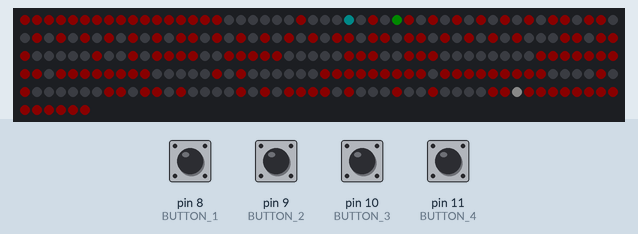
Simulated run of this sketch. Board: Arduino Uno, built with avr-gcc and run on an emulated ATmega328P. Shown: 256 RGB LEDs in strip order, left to right, continuing on the next row. Inputs (shaded band) come from the test bench; at power-on: pin 8 (BUTTON_1), pin 9 (BUTTON_2), pin 10 (BUTTON_3), pin 11 (BUTTON_4) LOW. Dim RGB values are drawn brighter than linear; random numbers use the default seed unless the sketch sets one; what the sketch prints to the serial monitor is not drawn.

1.3 s: pin 9 (BUTTON_2) pulled HIGH for 1 s
Above: at 2.5 s.
3.8 s: pin 8 (BUTTON_1) pulled HIGH for 1 s
6.3 s: pin 10 (BUTTON_3) pulled HIGH for 1 s
8.8 s: pin 11 (BUTTON_4) pulled HIGH for 1 s
11.3 s: pin 11 (BUTTON_4) pulled HIGH for 0.15 s
12.9 s: pin 8 (BUTTON_1) pulled HIGH for 1 s
Timing chart, 0 to 15.9 s (numbered marks = the images above; inputs shaded):
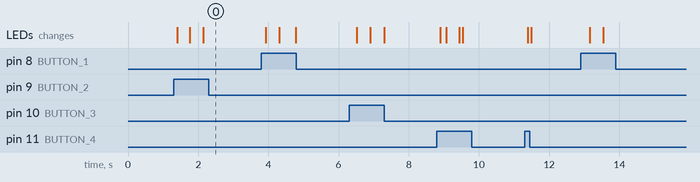

Measured:
- after the input at 1.3 s, the LEDs: change after 0.10 s (image 0)

The sketch:

sketch_main.ino
```cpp
#include <FastLED.h>
#include "Maps.h"

#define LED_PIN 13
#define NUM_LEDS 256
#define BRIGHTNESS 10
// #define WALL wall_3
// #define WALL_SIZE wall_3_size
#define BUTTON_1 8    //go up
#define BUTTON_2 9    //go down
#define BUTTON_3 10   //go right
#define BUTTON_4 11   //go left

byte pc_pos;
byte pc_can_move = 0;

byte button_state = 0;

byte a[16][16];
int crt_pos = -1;
boolean generate = false;
boolean win = false;
boolean lost = false;

byte selected = 0;

CRGB leds[NUM_LEDS];
const byte debounce_delay = 90; //milliseconds to wait until stable

boolean debounce(int pin){

  boolean state;
  boolean previous_state;

  previous_state = digitalRead(pin);

  for(int cnt = 0; cnt < debounce_delay; cnt++){

    delay(1);
    state = digitalRead(pin);

    if(state != previous_state){

      cnt = 0;
      previous_state = state;
    }
  }

  return state;
}

void matrix_init(){

      byte cnt = 0;

      for(int j = 15; j >= 0; j--){

        if(j % 2 == 1){
            for(int i = 15; i >= 0; i--){
                a[i][j] = cnt;
                cnt++;
            }
        }else{

            for(int i = 0; i <= 15; i++){
                a[i][j] = cnt;
                cnt++;
            }
        }

    }

}

void generate_maze(const byte wall[], const byte wall_size){

   for(int i = 0; i < wall_size; i++){
    leds[wall[i]] = CRGB(255, 0, 0);
  }

  leds[wall[wall_size]] = CRGB(0, 255, 0);  //starting point
  leds[wall[wall_size+1]] = CRGB(255, 255, 255);  //finish

  crt_pos = wall[wall_size]; //current position = starting point
}

byte found_j(int pos){

  for(int i = 0; i < 16; i++)
    for(int j = 0; j < 16; j++){

      if(a[i][j] == pos){
        return j;
      }
    }
}

byte found_i(int pos){

  for(int i = 0; i < 16; i++)
    for(int j = 0; j < 16; j++){

      if(a[i][j] == pos){
        return i;
      }
    }
}

boolean is_wall(byte led, const byte wall[], const byte wall_size){

  for(int i = 0; i < wall_size; i++){
    if(wall[i] == led){
      return true;
    }
  }

  return false;
}

boolean is_finish(byte led, const byte wall[], const byte wall_size){

  if(led == wall[wall_size+1]){
    return true;
  }

  return false;

}

boolean is_pc_pos(byte led){  //next move

  if(led == pc_pos){
    return true;
  }

  return false;
}

boolean is_pc_over_crt(byte led){ //next move

  if(led == crt_pos){
    return true;
  }

  return false;
}

void advance_up(const byte wall[], const byte wall_size){

  byte i = found_i(crt_pos);
  byte j = found_j(crt_pos);

  if(is_pc_pos(a[i-1][j])){ //pc_pos can't be a wall
    lost = true;
    return;
  }

  if(!is_wall(a[i-1][j], wall, wall_size + 1))  //starting point included
  {
        // debugging session:
        // Serial.print(F("in up: "));
        // Serial.println(a[i-1][j]);


        leds[crt_pos] = CRGB::Black;
        leds[a[i-1][j]] = CRGB(0, 255, 0);
        crt_pos = a[i-1][j];

        if(leds[wall[wall_size]] != CRGB(255, 0, 0))
            leds[wall[wall_size]] = CRGB(255, 0, 0);

        FastLED.show();

        if(is_finish(crt_pos, wall, wall_size)){
            //Serial.println("win");
            win = true;
            return;
        }

  }

}

void advance_down(const byte wall[], const byte wall_size){

  byte i = found_i(crt_pos);
  byte j = found_j(crt_pos);

  if(is_pc_pos(a[i+1][j])){
    lost = true;
    return;
  }

  if(!is_wall(a[i+1][j], wall, wall_size + 1))
  {
        // debugging session:
        // Serial.print(F("in down: "));
        // Serial.println(a[i+1][j]);


        leds[crt_pos] = CRGB::Black;
        leds[a[i+1][j]] = CRGB(0, 255, 0);
        crt_pos = a[i+1][j];

        if(leds[wall[wall_size]] != CRGB(255, 0, 0))
          leds[wall[wall_size]] = CRGB(255, 0, 0);

        FastLED.show();

        if(is_finish(crt_pos, wall, wall_size)){
            //Serial.println("win");
            win = true;
            return;
        }

  }

}

void advance_left(const byte wall[], const byte wall_size){

  byte i = found_i(crt_pos);
  byte j = found_j(crt_pos);

  if(is_pc_pos(a[i][j-1])){
    lost = true;
    return;
  }

  if(!is_wall(a[i][j-1], wall, wall_size + 1))
  {
        // debugging session:
        // Serial.print(F("in left: "));
        // Serial.println(a[i][j-1]);

        leds[crt_pos] = CRGB::Black;
        leds[a[i][j-1]] = CRGB(0, 255, 0);
        crt_pos = a[i][j-1];

        if(leds[wall[wall_size]] != CRGB(255, 0, 0))
          leds[wall[wall_size]] = CRGB(255, 0, 0);

        FastLED.show();

        if(is_finish(crt_pos, wall, wall_size)){
            //Serial.println("win");
            win = true;
            return;
        }

  }

}

void advance_right(const byte wall[], const byte wall_size){

  byte i = found_i(crt_pos);
  byte j = found_j(crt_pos);

  if(is_pc_pos(a[i][j+1])){
    lost = true;
    return;
  }

  if(!is_wall(a[i][j+1], wall, wall_size + 1))
  {
        // debugging session:
        // Serial.print(F("in right: "));
        // Serial.println(a[i][j+1]);


        leds[crt_pos] = CRGB::Black;
        leds[a[i][j+1]] = CRGB(0, 255, 0);
        crt_pos = a[i][j+1];

        if(leds[wall[wall_size]] != CRGB(255, 0, 0))
          leds[wall[wall_size]] = CRGB(255, 0, 0);

        FastLED.show();

        if(is_finish(crt_pos, wall, wall_size)){
            //Serial.println("win");
            win = true;
            return;
        }

  }

}

void display_win(){

  FastLED.clear();

  for(int i = 240; i <= 255; i++){
    leds[i] = CRGB(255, 0, 0);
  }

  for(int i = 218; i <= 220; i++){
    leds[i] = CRGB(255, 0, 0);
  }

  for(int i = 176; i <= 191; i++){
    leds[i] = CRGB(255, 0, 0);
  }

  for(int i = 146; i <= 159; i++){
    leds[i] = CRGB(255, 0, 0);
  }

  for(int i = 112; i <= 127; i++){
    leds[i] = CRGB(255, 0, 0);
  }

  for(int i = 96; i <= 111; i++){
    leds[i] = CRGB(255, 0, 0);
  }

  for(int i = 16; i <= 31; i++){
    leds[i] = CRGB(255, 0, 0);
  }

  for(int i = 0; i <= 15; i++){
    leds[i] = CRGB(255, 0, 0);
  }

  leds[83] = CRGB(255, 0, 0);
  leds[84] = CRGB(255, 0, 0);
  leds[74] = CRGB(255, 0, 0);
  leds[75] = CRGB(255, 0, 0);
  leds[54] = CRGB(255, 0, 0);
  leds[53] = CRGB(255, 0, 0);
  leds[40] = CRGB(255, 0, 0);
  leds[41] = CRGB(255, 0, 0);

  leds[225] = CRGB(255, 0, 0);
  leds[226] = CRGB(255, 0, 0);

  leds[193] = CRGB(255, 0, 0);
  leds[194] = CRGB(255, 0, 0);

  leds[144] = CRGB(255, 0, 0);

  FastLED.show();

}

void load_map(byte selected){

   switch(selected){

      case 1:
        generate_maze(wall_1, wall_1_size);
        break;

      case 2:
        generate_maze(wall_2, wall_2_size);
        break;

      case 3:
        generate_maze(wall_3, wall_3_size);
        break;

    }
}

void advance_select(byte button, byte selected){

  if(button == 1){  //1 for up

    switch(selected){

      case 1:
        advance_up(wall_1, wall_1_size);
        break;

      case 2:
        advance_up(wall_2, wall_2_size);
        break;

      case 3:
        advance_up(wall_3, wall_3_size);
        break;
    }


  }else
  if(button == 2){  //2 for down

    switch(selected){

      case 1:
        advance_down(wall_1, wall_1_size);
        break;

      case 2:
        advance_down(wall_2, wall_2_size);
        break;

      case 3:
        advance_down(wall_3, wall_3_size);
        break;
      }

    }else
    if(button == 3){  //3 for right

      switch(selected){

      case 1:
        advance_right(wall_1, wall_1_size);
        break;

      case 2:
        advance_right(wall_2, wall_2_size);
        break;

      case 3:
        advance_right(wall_3, wall_3_size);
        break;

      }

    }else
    if(button == 4){ //4 for left

      switch(selected){

      case 1:
        advance_left(wall_1, wall_1_size);
        break;

      case 2:
        advance_left(wall_2, wall_2_size);
        break;

      case 3:
        advance_left(wall_3, wall_3_size);
        break;

      }

    }

}

void pc_init(byte selected){

  randomSeed(millis()); //1193 hours available

  for(;;){

    pc_pos = random(256);

    // debugging session:
    // Serial.println(F("iteration:"));
    // Serial.println(pc_pos);
    // Serial.println(is_wall(pc_pos, wall_1, wall_1_size));
    // Serial.println(is_wall(pc_pos, wall_2, wall_2_size));
    // Serial.println(is_wall(pc_pos, wall_3, wall_3_size));
    // Serial.println("-----------\n");

    if(selected == 1){

      if(is_wall(pc_pos, wall_1, wall_1_size + 2)){
        continue;               //starting + finish point included
      }else{
        break;
      }
    }
    else
    if(selected == 2){

      if(is_wall(pc_pos, wall_2, wall_2_size + 2)){
        continue;
      }else{
        break;
      }
    }
    else
    if(selected == 3){

      if(is_wall(pc_pos, wall_3, wall_3_size + 2)){
        continue;
      }else{
        break;
      }
    }


  }

  leds[pc_pos] = CRGB(0, 255, 255);

  Serial.print(F("pc_pos: "));
  Serial.println(pc_pos);
}

void pc_advance_up(const byte wall[], const byte wall_size){

  byte i = found_i(pc_pos);
  byte j = found_j(pc_pos);

  Serial.print(F("selected: "));
  Serial.println(selected);
  Serial.print(F("wall_size: "));
  Serial.println(wall_size);

  Serial.println(F("pc advance_up to: "));
  Serial.print(a[i-1][j]);
  Serial.print(F("-"));
  Serial.println(is_wall(a[i-1][j], wall, wall_size + 2));
  Serial.println(F("--------------\n"));

  if(is_pc_over_crt(a[i-1][j])){  //crt_pos can't be a wall
    lost = true;
    return;
  }


  if(!is_wall(a[i-1][j], wall, wall_size + 2))
  {                                 //starting + finish point included
        // debugging session:
        // Serial.print("in up: ");
        // Serial.println(a[i-1][j]);


        leds[pc_pos] = CRGB::Black;
        leds[a[i-1][j]] = CRGB(0, 255, 255);
        pc_pos = a[i-1][j];

        FastLED.show();

        pc_can_move = 1;
  }


}

void pc_advance_down(const byte wall[], const byte wall_size){

  byte i = found_i(pc_pos);
  byte j = found_j(pc_pos);

  Serial.print(F("selected: "));
  Serial.println(selected);
  Serial.print(F("wall_size: "));
  Serial.println(wall_size);

  Serial.println(F("pc advance_down to:"));
  Serial.print(a[i+1][j]);
  Serial.print(F("-"));
  Serial.println(is_wall(a[i+1][j], wall, wall_size + 2));
  Serial.println(F("--------------\n"));

  if(is_pc_over_crt(a[i+1][j])){
    lost = true;
    return;
  }

  if(!is_wall(a[i+1][j], wall, wall_size + 2))
  {                                 //starting + finish point included
        // debugging session:
        // Serial.print("in up: ");
        // Serial.println(a[i-1][j]);


        leds[pc_pos] = CRGB::Black;
        leds[a[i+1][j]] = CRGB(0, 255, 255);
        pc_pos = a[i+1][j];

        FastLED.show();

        pc_can_move = 1;

  }

}

void pc_advance_left(const byte wall[], const byte wall_size){

  byte i = found_i(pc_pos);
  byte j = found_j(pc_pos);

  Serial.print(F("selected: "));
  Serial.println(selected);
  Serial.print(F("wall_size: "));
  Serial.println(wall_size);

  Serial.println(F("pc advance_left to: "));
  Serial.print(a[i][j-1]);
  Serial.print(F("-"));
  Serial.println(is_wall(a[i][j-1], wall, wall_size + 2));
  Serial.println(F("--------------\n"));

  if(is_pc_over_crt(a[i][j-1])){
    lost = true;
    return;
  }

  if(!is_wall(a[i][j-1], wall, wall_size + 2))
  {                                 //starting + finish point included
        // debugging session:
        // Serial.print("in up: ");
        // Serial.println(a[i-1][j]);


        leds[pc_pos] = CRGB::Black;
        leds[a[i][j-1]] = CRGB(0, 255, 255);
        pc_pos = a[i][j-1];

        FastLED.show();

        pc_can_move = 1;

  }


}

void pc_advance_right(const byte wall[], const byte wall_size){

  byte i = found_i(pc_pos);
  byte j = found_j(pc_pos);

  Serial.print(F("selected: "));
  Serial.println(selected);
  Serial.print(F("wall_size: "));
  Serial.println(wall_size);

  Serial.println(F("pc advance_right to: "));
  Serial.print(a[i][j+1]);
  Serial.print(F("-"));
  Serial.println(is_wall(a[i][j+1], wall, wall_size + 2));
  Serial.println(F("--------------\n"));

  if(is_pc_over_crt(a[i][j+1])){
    lost = true;
    return;
  }

  if(!is_wall(a[i][j+1], wall, wall_size + 2))
  {                                 //starting + finish point included
        // debugging session:
        // Serial.print("in up: ");
        // Serial.println(a[i-1][j]);


        leds[pc_pos] = CRGB::Black;
        leds[a[i][j+1]] = CRGB(0, 255, 255);
        pc_pos = a[i][j+1];

        FastLED.show();

        pc_can_move = 1;

  }

}

void pc_advance(byte selected){

  //usage of:
  //char pc_moves[4][6] = {"up", "down", "right", "left"};

  randomSeed(millis()); //1193 hours available

  for(;;){    //one advance per iteration

  byte move = random(4);
  //0 for up, 1 for down, 2 for right, 3 for left

  // Serial.print("move: ");
  // Serial.println(move);
  // Serial.println("----------\n");

  if(move == 0){  //up


    switch(selected){

      case 1:
        pc_advance_up(wall_1, wall_1_size);
        break;

      case 2:
        pc_advance_up(wall_2, wall_2_size);
        break;

      case 3:
        pc_advance_up(wall_3, wall_3_size);
        break;

    }

  }else
  if(move == 1){  //down

      switch(selected){

      case 1:
        pc_advance_down(wall_1, wall_1_size);
        break;

      case 2:
        pc_advance_down(wall_2, wall_2_size);
        break;

      case 3:
        pc_advance_down(wall_3, wall_3_size);
        break;

    }

  }else
  if(move == 2){ //right

      switch(selected){

      case 1:
        pc_advance_right(wall_1, wall_1_size);
        break;

      case 2:
        pc_advance_right(wall_2, wall_2_size);
        break;

      case 3:
        pc_advance_right(wall_3, wall_3_size);
        break;
    }

  }else
  if(move == 3){  //left

      switch(selected){

      case 1:
        pc_advance_left(wall_1, wall_1_size);
        break;

      case 2:
        pc_advance_left(wall_2, wall_2_size);
        break;

      case 3:
        pc_advance_left(wall_3, wall_3_size);
        break;
    }


  }

      if(pc_can_move == 1){

        pc_can_move = 0;
        Serial.println(F("pc can move\n\n\n"));
        break;
      }else{
        continue;
      }

  }
}

void setup() {

  FastLED.addLeds<WS2812, LED_PIN, GRB>(leds, NUM_LEDS);
  FastLED.setBrightness(BRIGHTNESS);

  pinMode(BUTTON_1, INPUT);
  pinMode(BUTTON_2, INPUT);
  pinMode(BUTTON_3, INPUT);
  pinMode(BUTTON_4, INPUT);

  matrix_init();

  Serial.begin(9600);

  FastLED.clear();
  FastLED.show();

  Serial.println(F("welcome"));
  Serial.println(wall_1_size);
  Serial.println(wall_2_size);
  Serial.println(wall_3_size);
  Serial.println(F("--------------\n\n\n"));

}

void loop() {

  //display_win();

  if(!selected){

      if(debounce(BUTTON_4)){

        selected = 1;
        //Serial.println("button 4 - first map");
      }

      if(debounce(BUTTON_3)){

        selected = 2;
        //Serial.println("button 3 - second map");
      }

      if(debounce(BUTTON_2)){

        selected = 3;
        //Serial.println("button 2 - third map");
      }

  }

  if(!generate && selected){

    //Serial.println("welcome"); //serial port test

    load_map(selected); //generate-maze - no FastLED.show()
    generate = true;

    pc_init(selected);


    FastLED.show();

  }


  if(!win && generate && selected){

      if(debounce(BUTTON_1)){

        //Serial.println("up button");
        advance_select(1, selected);
        pc_advance(selected);

      }

      if(debounce(BUTTON_2)){

        //Serial.println("down button");
        advance_select(2, selected);
        pc_advance(selected);

      }

      if(debounce(BUTTON_3)){

        //Serial.println("right button");
        advance_select(3, selected);
        pc_advance(selected);

      }

      if(debounce(BUTTON_4)){

        //Serial.println("left button");
        advance_select(4, selected);
        pc_advance(selected);
      }

  }

  if(win && generate && selected){


    selected = false;
    generate = false;
    win = false;

    display_win();
    delay(4000);

    FastLED.clear();
    FastLED.show();
  }

  if(lost){

    generate = false;
    selected = false;
    lost = false;

    delay(500);

    FastLED.clear();
    FastLED.show();
    Serial.println(F("you lost"));
  }

}
```

Source omitted: Maps.h (data table, 1753 bytes)
